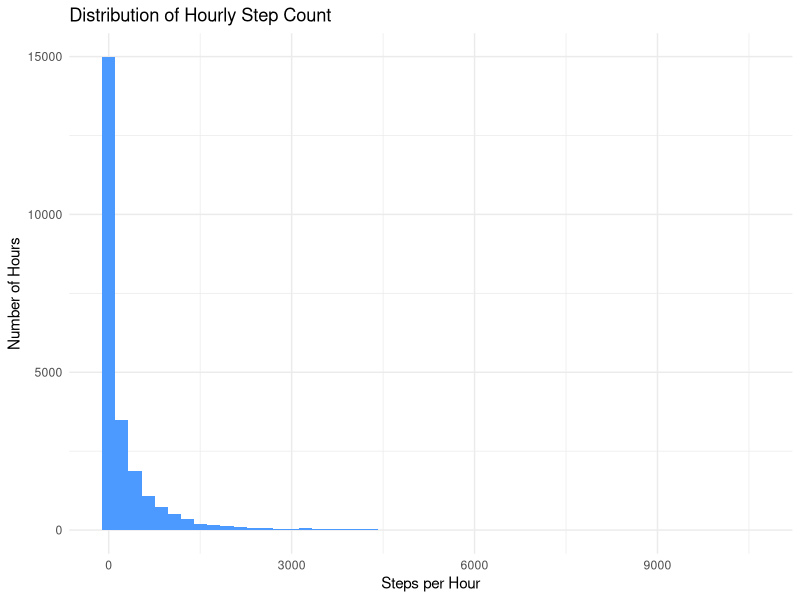
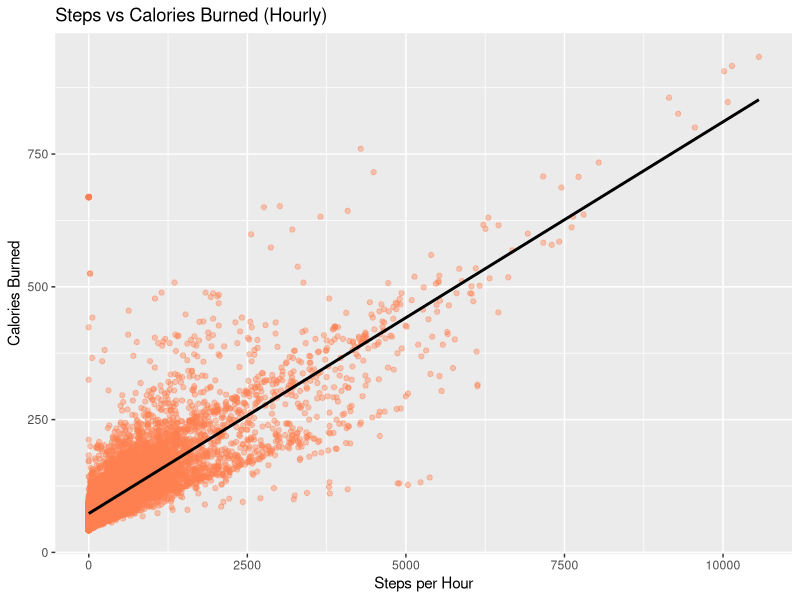
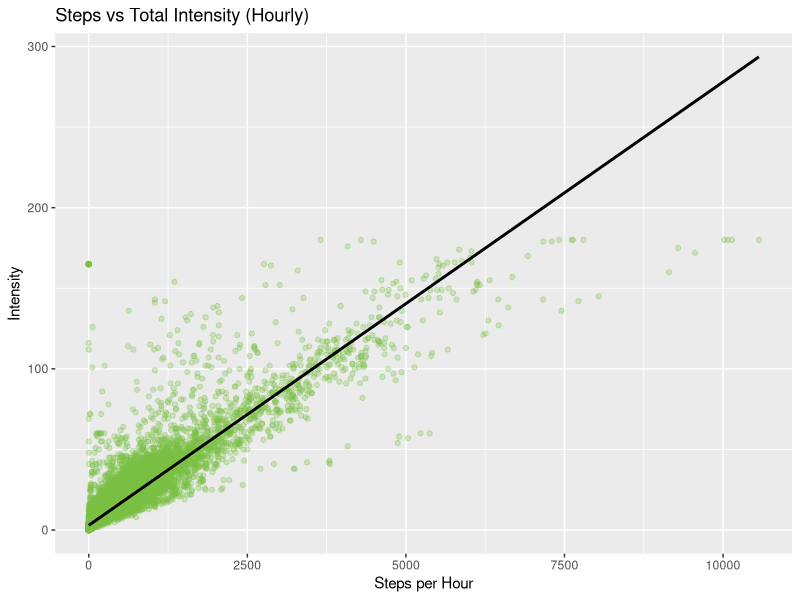
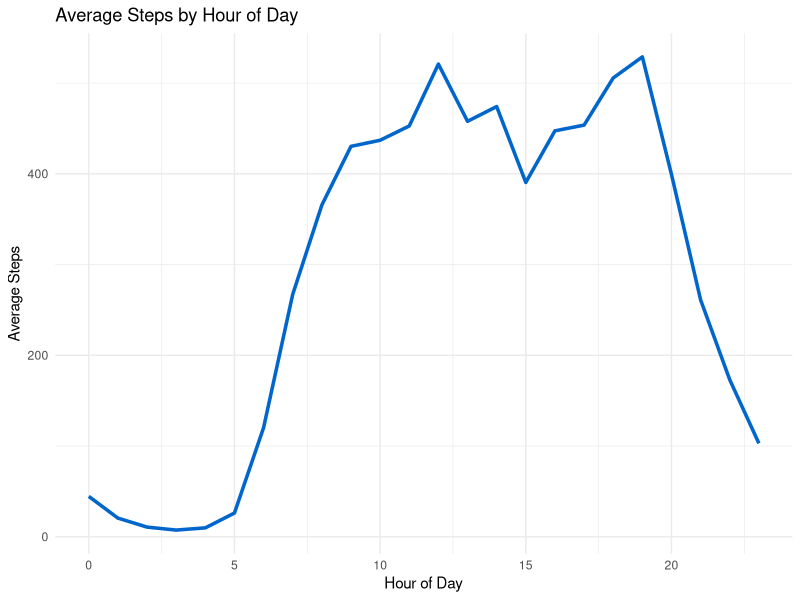
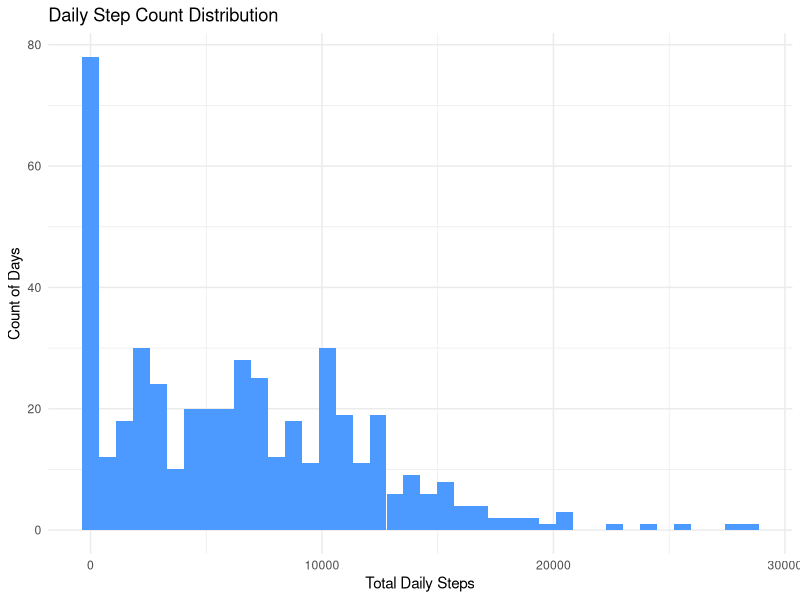
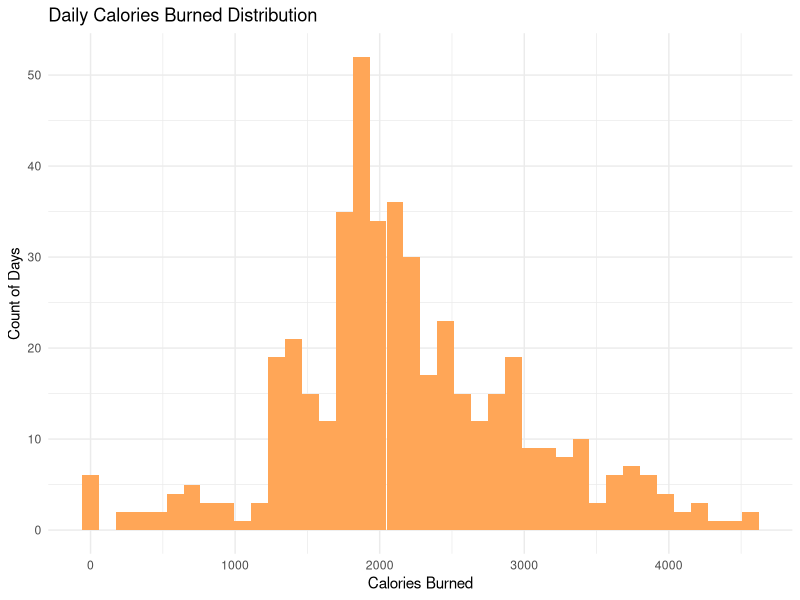
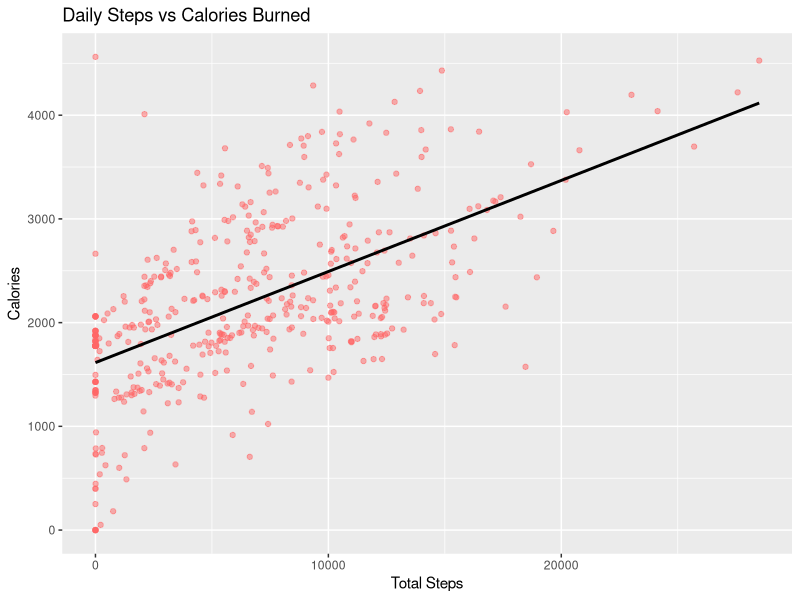
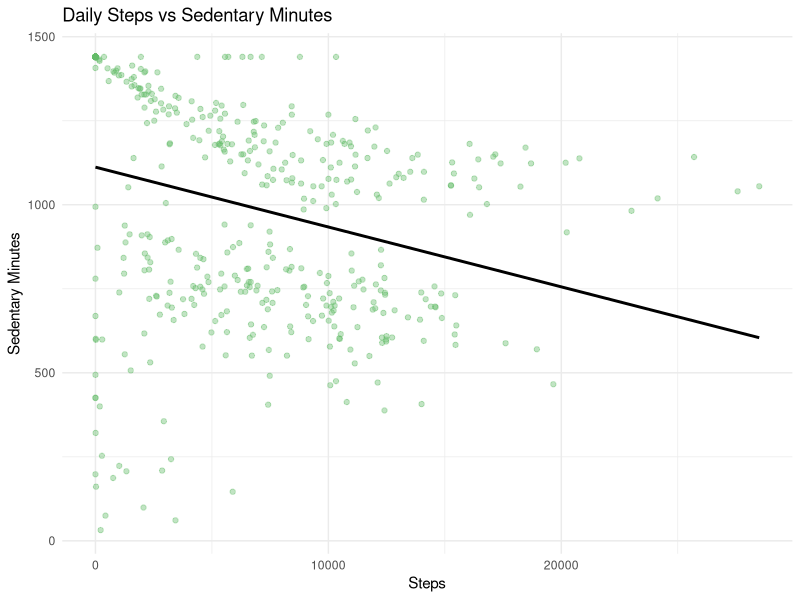

These figures' R source, in order:
## ---- chunk 1
knitr::opts_chunk$set(echo = TRUE, warning = FALSE, message = FALSE)
library(tidyverse)
library(lubridate)
## ---- chunk 2
# Move one level up from /Scripts, then into Data/Processed/
daily_merged  <- read_csv("../Data/Processed/daily_merged.csv")
hourly_merged <- read_csv("../Data/Processed/hourly_merged.csv")

cat("Daily data rows:", nrow(daily_merged), "\n")
cat("Hourly data rows:", nrow(hourly_merged), "\n")

## ---- chunk 3
# Inspect structure quietly (not printed in report)
glimpse(daily_merged)
glimpse(hourly_merged)
## ---- chunk 4
# Summary statistics
daily_users <- n_distinct(daily_merged$Id)
hourly_users <- n_distinct(hourly_merged$Id)

daily_missing <- sum(is.na(daily_merged))
hourly_missing <- sum(is.na(hourly_merged))

daily_range <- range(daily_merged$ActivityDate, na.rm = TRUE)
hourly_range <- range(hourly_merged$ActivityHour, na.rm = TRUE)

# Create summary table
overview_tbl <- tibble(
  Dataset = c("daily_merged", "hourly_merged"),
  Rows = c(nrow(daily_merged), nrow(hourly_merged)),
  Columns = c(ncol(daily_merged), ncol(hourly_merged)),
  `Unique Users` = c(daily_users, hourly_users),
  `Missing Values` = c(daily_missing, hourly_missing)
)

knitr::kable(overview_tbl, caption = "Summary of Processed Datasets")
## ---- chunk 5
cat("**Date range (daily):**", format(daily_range[1], "%b %d, %Y"), "—", format(daily_range[2], "%b %d, %Y"), "\n\n")
cat("**Datetime range (hourly):**", format(hourly_range[1], "%b %d, %Y"), "—", format(hourly_range[2], "%b %d, %Y"), "\n")
## ---- chunk 6
ggplot(hourly_merged, aes(x = StepTotal)) +
  geom_histogram(bins = 50, fill = "#4C9AFF") +
  labs(
    title = "Distribution of Hourly Step Count",
    x = "Steps per Hour",
    y = "Number of Hours"
  ) +
  theme_minimal()
## ---- chunk 7
ggplot(hourly_merged, aes(x = StepTotal, y = Calories)) +
  geom_point(alpha = 0.4, color = "#FF7F50") +
  geom_smooth(method = "lm", se = FALSE, color = "black") +
  labs(
    title = "Steps vs Calories Burned (Hourly)",
    x = "Steps per Hour",
    y = "Calories Burned"
  )
## ---- chunk 8
ggplot(hourly_merged, aes(x = StepTotal, y = TotalIntensity)) +
  geom_point(alpha = 0.3, color = "#7BC143") +
  geom_smooth(method = "lm", se = FALSE, color = "black") +
  labs(
    title = "Steps vs Total Intensity (Hourly)",
    x = "Steps per Hour",
    y = "Intensity"
  )
## ---- chunk 9
hourly_pattern <- hourly_merged %>%
  mutate(Hour = lubridate::hour(ActivityHour)) %>%
  group_by(Hour) %>%
  summarise(
    AvgSteps = mean(StepTotal, na.rm = TRUE),
    AvgCalories = mean(Calories, na.rm = TRUE),
    AvgIntensity = mean(TotalIntensity, na.rm = TRUE)
  )

ggplot(hourly_pattern, aes(x = Hour, y = AvgSteps)) +
  geom_line(size = 1.2, color = "#0066CC") +
  labs(
    title = "Average Steps by Hour of Day",
    x = "Hour of Day",
    y = "Average Steps"
  ) +
  theme_minimal()
## ---- chunk 10
ggplot(daily_merged, aes(x = TotalSteps)) +
  geom_histogram(fill = "#4C9AFF", bins = 40) +
  labs(
    title = "Daily Step Count Distribution",
    x = "Total Daily Steps",
    y = "Count of Days"
  ) +
  theme_minimal()
## ---- chunk 11
ggplot(daily_merged, aes(x = Calories)) +
  geom_histogram(fill = "#FFA657", bins = 40) +
  labs(
    title = "Daily Calories Burned Distribution",
    x = "Calories Burned",
    y = "Count of Days"
  ) +
  theme_minimal()
## ---- chunk 12
# 3. Steps vs Calories
ggplot(daily_merged, aes(x = TotalSteps, y = Calories)) +
  geom_point(alpha = 0.5, color = "#FF6666") +
  geom_smooth(method = "lm", se = FALSE, color = "black") +
  labs(
    title = "Daily Steps vs Calories Burned",
    x = "Total Steps",
    y = "Calories"
  )
## ---- chunk 13
# 4. Steps vs Sedentary Minutes
ggplot(daily_merged, aes(x = TotalSteps, y = SedentaryMinutes)) +
  geom_point(alpha = 0.4, color = "#66BB6A") +
  geom_smooth(method = "lm", se = FALSE, color = "black") +
  labs(
    title = "Daily Steps vs Sedentary Minutes",
    x = "Steps",
    y = "Sedentary Minutes"
  ) +
  theme_minimal()
## ---- chunk 14
activity_long <- daily_merged %>%
  select(ActivityDate, VeryActiveMinutes, FairlyActiveMinutes, LightlyActiveMinutes, SedentaryMinutes) %>%
  pivot_longer(cols = -ActivityDate, names_to = "ActivityType", values_to = "Minutes")

ggplot(activity_long, aes(x = ActivityType, y = Minutes)) +
  geom_boxplot(fill = "#A6D8FF") +
  labs(
    title = "Distribution of Daily Activity Minutes",
    x = "Activity Type",
    y = "Minutes"
  ) +
  theme_minimal()
## ---- chunk 15
sleep_daily <- daily_merged %>%
  select(ActivityDate, TotalMinutesAsleep, TotalSteps)

ggplot(sleep_daily, aes(x = TotalMinutesAsleep)) +
  geom_histogram(fill = "#9999FF", bins = 30) +
  labs(
    title = "Daily Sleep Duration Distribution",
    x = "Total Minutes Asleep",
    y = "Count of Days"
  ) +
  theme_minimal()
## ---- chunk 16

ggplot(sleep_daily, aes(x = TotalMinutesAsleep, y = TotalSteps)) +
  geom_point(alpha = 0.5, color = "#0099CC") +
  geom_smooth(method = "lm", se = FALSE, color = "black") +
  labs(
    title = "Sleep Duration vs Daily Steps",
    x = "Minutes Asleep",
    y = "Steps"
  )
## ---- chunk 17
daily_merged <- daily_merged %>%
  mutate(Weekday = wday(ActivityDate, label = TRUE, abbr = TRUE))

weekday_steps <- daily_merged %>%
  group_by(Weekday) %>%
  summarise(AvgSteps = mean(TotalSteps, na.rm = TRUE))

ggplot(weekday_steps, aes(x = Weekday, y = AvgSteps, group = 1)) +
  geom_line(size = 1.2, color = "#0066CC") +
  geom_point(size = 3, color = "#004A99") +
  labs(
    title = "Average Daily Steps by Weekday",
    x = "Day of Week",
    y = "Average Steps"
  ) +
  theme_minimal()
